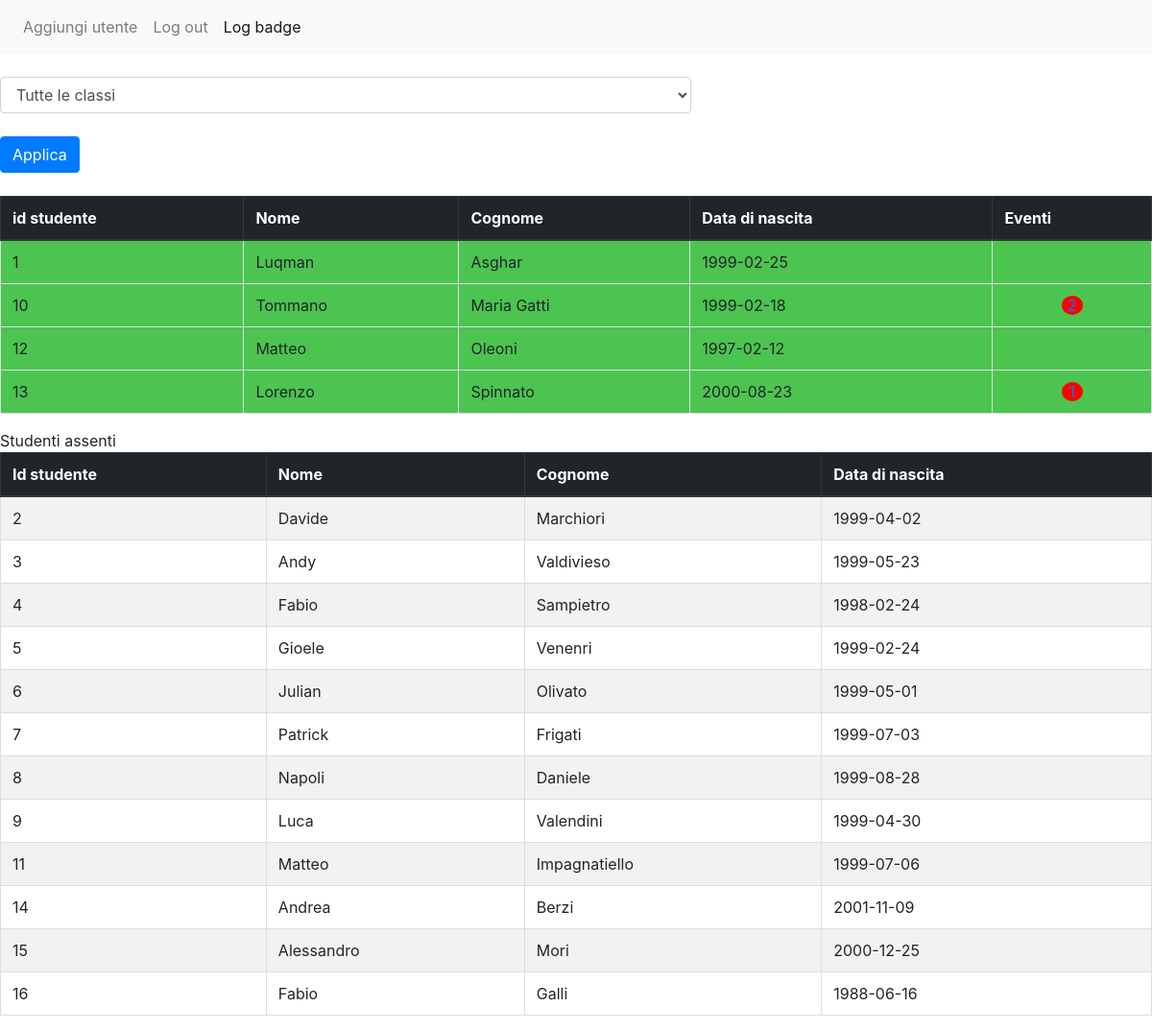
Screenshot of /logBadge.php (signed in) with the database file from the repository.
### tables this page shows
CREATE TABLE IF NOT EXISTS `studenti` (
  `idstudenti` int(11) NOT NULL,
  `Nome` varchar(45) NOT NULL,
  `Cognome` varchar(45) NOT NULL,
  `DataDiNascita` date NOT NULL,
  `idClasse` int(11) DEFAULT NULL
);

### dbController.php (called while the page is built, shortened)
<?php
  Class dbcontroller{
  private $servername="localhost";
  private $username="root";
  private $password="mysql";
  private $dbname="scuola";
  private $conn;
  function connectDB() {
	  try
	  {
	    $this->conn = new PDO("mysql:host=$this->servername;dbname=$this->dbname", $this->username, $this->password);
	    $this->conn->setAttribute(PDO::ATTR_ERRMODE, PDO::ERRMODE_EXCEPTION);
	  }
	  catch(PDOException $e)
	  {
	    echo "Connection failed: " . $e->getMessage();
	  }
	}
function runQuery($query){
    $sth = $this->conn->prepare($query);
    $sth -> execute();
    return $sth;
}
function numRows($query) {
  $sth = $this->conn->prepare($query);
  $sth->execute();
  return $sth->rowCount();
}
}
 ?>

### logBadge.php (the view, shortened to what this page needs)
<?php
    require_once("dbController.php");
    require_once("studente.php");
    $dbhandle = new dbcontroller();
    $dbhandle->checkAssenza();S
?>
<html>
<head>
<link rel="stylesheet" type="text/css" href="stylesheet.css">
<link rel = "stylesheet" href="bootstrap-4.0.0-dist/css/bootstrap.min.css">
</head>
<body>
 <nav class="navbar navbar-expand-lg navbar-light bg-light">
     <div class="collapse navbar-collapse" id="navbarSupportedContent">
        <ul class="navbar-nav mr-auto">
            <?php
                if($_SESSION['admin'] == true)
                {
                  echo '<li class="nav-item">
                  <a class="nav-link" href="add_account.php">Aggiungi utente<span class="sr-only">(current)</span></a>
                    </li>';
                }
                 if(isset($_SESSION['user_logged']))
                {
                   echo '<li class="nav-item   ">
                   <a class="nav-link" href="logout.php">Log out<span class="sr-only">(current)</span></a>
                   </li>';
                }
            ?>
            <li class="nav-item active">
                <a class="nav-link" href="logBadge.php">Log badge</a>
            </li>
        </ul>
    </div>
</nav>
<table class='table table-striped'>
<thead class='thead-dark'>
<tr>
    <th>id studente</th>
    <th>Nome</th>
    <th>Cognome</th>
    <th>Data di nascita</th>
    <th>Eventi</th>
  </tr>
    <thead>
<?php
    echo "<br><form action = '' method = 'get'>";
        $classe = $_GET['classi'];
        echo "<select name = 'classi' class='form-control' selected=$classe><option>Tutte le classi</option>";
        echo "</select><br>";
        echo "<button type = 'submit' class='btn btn-primary'>Applica</button><br><br>";
    echo "</form>";
    if(!isset($_GET['classi']) || $_GET['classi'] == "Tutte le classi")
    {
        $result = $dbhandle->runQuery("select * from studenti where idstudenti in(select id_studente from presenze where giorno ='".date("Y-m-d")."')");
    }
    else
    {
        $classe = $_GET['classi'];
        $result = $dbhandle->runQuery("select * from studenti, classi where studenti.idClasse = classi.idClassi and classi.Nome = '$classe' and idstudenti in(select id_studente from presenze where giorno ='".date("Y-m-d")."')");
    }
    while($row = $result->fetch())
    {
        $id = $row[0];
        $notifications = $dbhandle->numRows("select * from stev where id_studente = $id");
        echo "<tr class = 'presente'>";
        if($notifications != 0)
        {
            echo "<td>" . $row[0] . "</td><td>" . $row[1] . "</td><td>" . $row[2] . "</td><td>" . $row[3] . "</td><td><center><div class = 'notifications'><a data-toggle='modal' href='#bigmodal'>$notifications</a></div></center></td>";
        }
        else
        {
            echo "<td>" . $row[0] . "</td><td>" . $row[1] . "</td><td>" . $row[2] . "</td><td>" . $row[3] . "</td><td></td>";
        }
        echo "</tr>";
    }
    echo "</tbody>
    </table>";
    echo "Studenti assenti";
    if(!isset($_GET['classi']) || $_GET['classi'] == "Tutte le classi")
    {
        $result = $dbhandle->runQuery("select * from studenti where idstudenti not in(select id_studente from presenze where giorno ='".date("Y-m-d")."')");
    }
    else
    {
        $classe = $_GET['classi'];
        $result = $dbhandle->runQuery("select * from studenti, classi where studenti.idClasse = classi.idClassi and classi.Nome = '$classe' and idstudenti not in(select id_studente from presenze where giorno ='".date("Y-m-d")."')");
    }
    echo "<table class='table table-striped'>
        <thead class='thead-dark'>
            <tr>
            <th scope='col'>Id studente</th>
            <th scope='col'>Nome</th>
            <th scope='col'>Cognome</th>
            <th scope='col'>Data di nascita</th>
            </tr>
        </thead>
        <tbody>";
    while($row = $result->fetch())
    {
        echo "<tr>";
        echo "<td>" . $row[0] . "</td><td>" . $row[1] . "</td><td>" . $row[2] . "</td><td>" . $row[3] . "</td>";
        echo "</tr>";
    }
    echo "</tbody>
        </table>";
?>
</body>
</html>

### studente.php (shortened to what this page needs)
<html>
    <head>
        <link rel =stylesheet href="style.css">
    </head>
</html>

### style.css (style rules this page uses)
.presente { background-color: #4cc450; }
.notifications { background-color: red; color: white; border-radius: 100%; text-align: center; width:22px }

### stylesheet.css (style rules this page uses)
table, td, th { border: 1px solid #ddd; text-align: left; }
table { border-collapse: collapse; width: 100%; }
th, td { padding: 15px; }

### rows the page displays
studenti: idstudenti "1", Nome "Luqman", Cognome "Asghar", DataDiNascita "1999-02-25"
studenti: idstudenti "10", Nome "Tommano", Cognome "Maria Gatti", DataDiNascita "1999-02-18", notifications "2"
studenti: idstudenti "12", Nome "Matteo", Cognome "Oleoni", DataDiNascita "1997-02-12"
studenti: idstudenti "13", Nome "Lorenzo", Cognome "Spinnato", DataDiNascita "2000-08-23", notifications "1"
studenti: idstudenti "2", Nome "Davide", Cognome "Marchiori", DataDiNascita "1999-04-02"
studenti: idstudenti "3", Nome "Andy", Cognome "Valdivieso", DataDiNascita "1999-05-23"
studenti: idstudenti "4", Nome "Fabio", Cognome "Sampietro", DataDiNascita "1998-02-24"
studenti: idstudenti "5", Nome "Gioele", Cognome "Venenri", DataDiNascita "1999-02-24"
studenti: idstudenti "6", Nome "Julian", Cognome "Olivato", DataDiNascita "1999-05-01"
studenti: idstudenti "7", Nome "Patrick", Cognome "Frigati", DataDiNascita "1999-07-03"
studenti: idstudenti "8", Nome "Napoli", Cognome "Daniele", DataDiNascita "1999-08-28"
studenti: idstudenti "9", Nome "Luca", Cognome "Valendini", DataDiNascita "1999-04-30"
studenti: idstudenti "11", Nome "Matteo", Cognome "Impagnatiello", DataDiNascita "1999-07-06"
studenti: idstudenti "14", Nome "Andrea", Cognome "Berzi", DataDiNascita "2001-11-09"
studenti: idstudenti "15", Nome "Alessandro", Cognome "Mori", DataDiNascita "2000-12-25"
studenti: idstudenti "16", Nome "Fabio", Cognome "Galli", DataDiNascita "1988-06-16"
